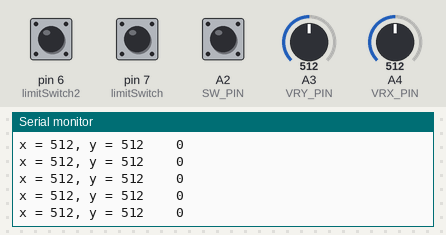
Recording of a sketch running on a simulated Arduino Uno, built with avr-gcc and run on an emulated ATmega328P. Shown: the last lines printed to the serial monitor. The test bench sets the inputs (shaded band); at power-on: A3 (VRY_PIN) = 512, A4 (VRX_PIN) = 512, pin 6 (limitSwitch2) HIGH, pin 7 (limitSwitch) HIGH, A2 (SW_PIN) HIGH.

Above: at 4.3 s.
4.4 s: A3 (VRY_PIN) set to 104
At 5.0 s:
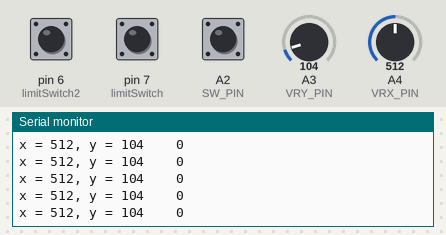
7.4 s: A3 (VRY_PIN) set to 89
At 8.5 s:
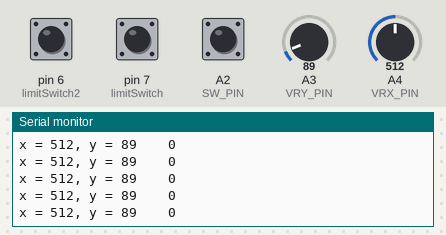
10.4 s: A4 (VRX_PIN) set to 109
At 10.9 s:
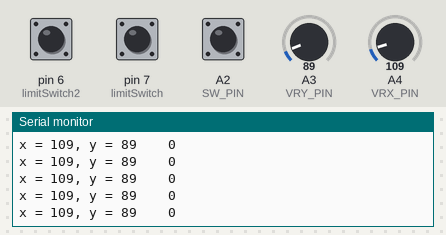
13.4 s: A4 (VRX_PIN) set to 95
At 14.3 s:
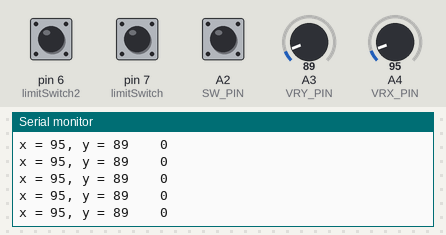
Timing chart, 0 to 16.4 s (numbered marks = the images above; inputs shaded):
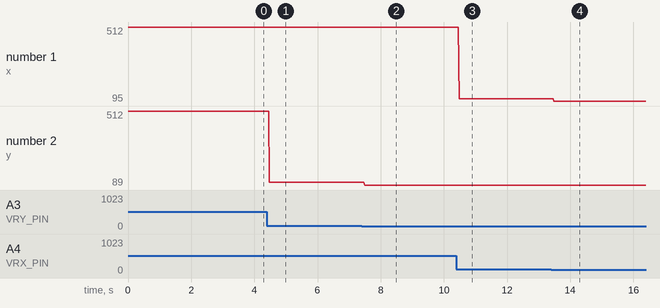

Measured:
- after the input at 4.4 s, the serial monitor: prints a new line after 0.07 s (image 1)
- after the input at 7.4 s, the serial monitor: prints a new line after 0.09 s (image 2)
- after the input at 10.4 s, the serial monitor: prints a new line after 0.08 s (image 3)
- after the input at 13.4 s, the serial monitor: prints a new line after 0.08 s (image 4)
- plotted number 1: 512 → 109 after the input at 10.4 s, 109 → 95 after the input at 13.4 s
- plotted number 2: 512 → 104 after the input at 4.4 s, 104 → 89 after the input at 7.4 s

The sketch:

remote_controller.ino
```cpp
#include <SoftwareSerial.h>
#include <ezButton.h>
#define rxPin 2
#define txPin 3

SoftwareSerial xbee =  SoftwareSerial(rxPin, txPin);

#define VRX_PIN  A4 // Arduino pin connected to VRX pin
#define VRY_PIN  A3 // Arduino pin connected to VRY pin
#define SW_PIN   A2  // Arduino pin connected to SW  pin

ezButton button(SW_PIN);
ezButton limitSwitch(7);//left switch
ezButton limitSwitch2(6);//right switch


int xValue = 0; // To store value of the X axis
int yValue = 0; // To store value of the Y axis
int bCount = 0;
int limitCount=0;
int prevbCount = 0;
void setup() {
  Serial.begin(9600) ;
  button.setDebounceTime(50); // set debounce time to 50 milliseconds
  limitSwitch.setDebounceTime(50);
  limitSwitch2.setDebounceTime(50);
  pinMode(rxPin, INPUT);
  pinMode(txPin, OUTPUT);
  xbee.begin(9600);
}
void loop() {
  limitSwitch.loop();
  limitSwitch2.loop();

  if (limitSwitch.isPressed() && limitCount==0) {
    limitCount++;
    xbee.write("S");
    Serial.print("Written to xbee to start");
  }
  if(limitSwitch2.isPressed()){
    limitCount=0;
    xbee.write("G");
    Serial.print("Resetting the Alphabot");
  }
  button.loop();
  xValue = analogRead(VRX_PIN);
  yValue = analogRead(VRY_PIN);
  Serial.print("x = ");
  Serial.print(xValue);
  Serial.print(", y = ");
  Serial.print(yValue);
  Serial.print("    ");
  Serial.println(bCount);
  if(button.isPressed() && bCount==0){
    bCount++;
    xbee.write("M");
  }
  else if(button.isPressed() && bCount==1){
    bCount--;
    xbee.write("O");
  }
  if(bCount==1){
      if(xValue>650)
        xbee.write("L");
      else if(yValue>650)
        xbee.write("F");
      else if(xValue<350)
        xbee.write("R");
      else if(yValue<350)
        xbee.write("B");
      Serial.println("Sending Signals");
  }
}
```
